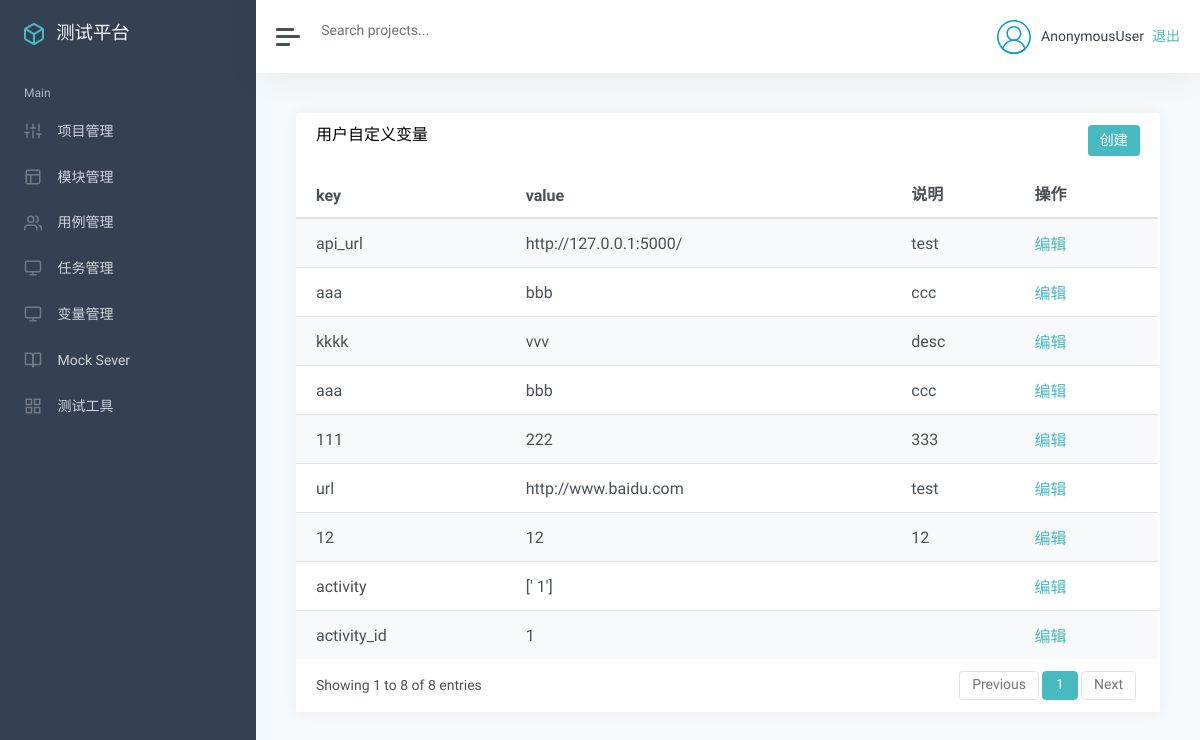
Page /variable/ on the committed database.
### app_variable/models.py (models this page shows, shortened)
class Variable(models.Model):
    key = models.CharField("名称", max_length=100, blank=False)
    value = models.CharField("值", max_length=500, blank=False)
    describe = models.TextField("描述", default="")
    create_time = models.DateTimeField("创建时间", auto_now_add=True)

### app_variable/views.py (the view)
# urls.py: path('', views.variable_list),
def variable_list(request):
    variable = Variable.objects.all()
    return render(request, "variable/list.html",{
        "variable": variable
    })

### templates/variable/list.html (shortened to what this page needs)
{% extends "manage.html" %}
{% block manage %}
<div class="card flex-fill">
    <div class="card-header">
        <h5 class="card-title mb-0" style="float:left">用户自定义变量</h5>
        <button type="button" class="btn btn-primary" style="float:right"
                data-toggle="modal"
                data-target="#myModal">创建
        </button>
    </div>
    <div id="datatables-dashboard-traffic_wrapper" class="dataTables_wrapper dt-bootstrap4 no-footer">
        <div class="row">
            <div class="col-sm-12">
                <table id="datatables-dashboard-traffic" class="table table-striped my-0 dataTable no-footer"
                       role="grid" aria-describedby="datatables-dashboard-traffic_info">
                    <thead>
                    <tr role="row">
                        <th>key</th>
                        <th>value</th>
                        <th>说明</th>
                        <th>操作</th>
                    </tr>
                    </thead>
                    <tbody>
                    {% for v in variable %}
                    <tr role="row" class="odd">
                        <td>{{ v.key }}</td>
                        <td>{{ v.value }}</td>
                        <td>{{ v.describe}}</td>
                        <td>
                            <a style="color: #47bac1"
                                    data-toggle="modal"
                                    data-target="#myModal"
                                    onclick="EditVariable('{{v.id}}','{{v.key}}', '{{v.value}}', '{{v.describe}}')">编辑
                            </a>
                        </td>
                    </tr>
                    {% endfor %}
                    </tbody>
                </table>
            </div>
        </div>
        <div class="row">
            <div class="col-sm-12 col-md-5">
                <div class="dataTables_info" id="datatables-dashboard-traffic_info" role="status" aria-live="polite">
                    Showing 1 to 8 of 8 entries
                </div>
            </div>
            <div class="col-sm-12 col-md-7">
                <div class="dataTables_paginate paging_simple_numbers" id="datatables-dashboard-traffic_paginate">
                    <ul class="pagination">
                        <li class="paginate_button page-item previous disabled"
                            id="datatables-dashboard-traffic_previous">
                            <a href="#" aria-controls="datatables-dashboard-traffic" data-dt-idx="0" tabindex="0"
                               class="page-link">Previous</a>
                        </li>
                        <li class="paginate_button page-item active">
                            <a href="#" aria-controls="datatables-dashboard-traffic" data-dt-idx="1" tabindex="0"
                               class="page-link">1</a>
                        </li>
                        <li class="paginate_button page-item next disabled" id="datatables-dashboard-traffic_next">
                            <a href="#" aria-controls="datatables-dashboard-traffic" data-dt-idx="2" tabindex="0"
                               class="page-link">Next</a>
                        </li>
                    </ul>
                </div>
            </div>
        </div>
    </div>
</div>
{% endblock %}

### rows in the picture
Variable: key "api_url", value "http://127.0.0.1:5000/", describe "test"
Variable: key "aaa", value "bbb", describe "ccc"
Variable: key "kkkk", value "vvv", describe "desc"
Variable: key "aaa", value "bbb", describe "ccc"
Variable: key "111", value "222", describe "333"
Variable: key "url", value "http://www.baidu.com", describe "test"
Variable: key "12", value "12", describe "12"
Variable: key "activity", value "[' 1']"
Variable: key "activity_id", value "1"

### other values in the picture
{{ user }} "AnonymousUser"
